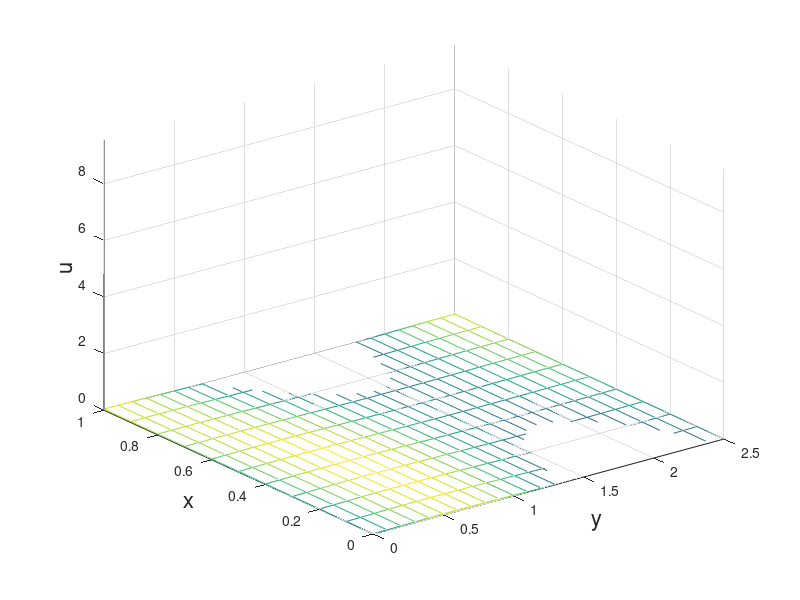
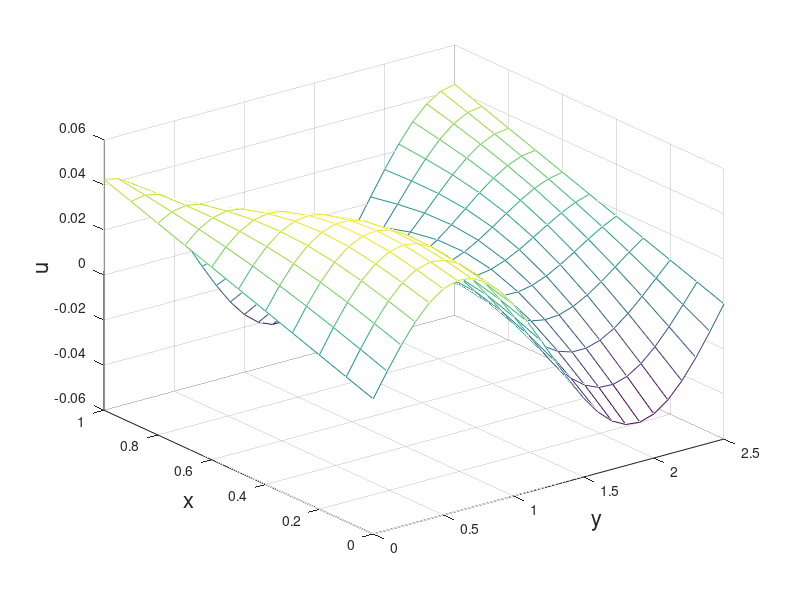

These charts were generated, in order, by the following MATLAB code: (Note: a time limit stopped this script after it produced the figures.)
% HW15 Problem 1
%
% Solve the 2D IBVP using the simple explicit method

%% parameters
pb = 1; % whether to plot intermediate solution
t0 = 0.0;
tf = 0.5;
h = 0.1; % one at a time!
k = 0.002;
r = k/h^2;
% domain
ymax = 2.5;
y = (0:h:ymax)';
x = (0:h:1)';
M = length(x); 
N = length(y);
t = (t0:k:tf)';
% initial distribution
[xx,yy] = meshgrid(x,y);
u0 = 10.*sin(pi.*xx).*sin(pi.*yy./ymax)+sin(2*pi.*yy./ymax).*(1-xx)+cos(2*pi.*yy./ymax).*xx;
% boundaries
g00 = @(t) sin(2*pi.*y./ymax).*exp(-(2*pi/ymax)^2*t); % x at 0
g10 = @(t) cos(2*pi.*y./ymax).*exp(-(2*pi/ymax)^2*t); % x at 1
g01 = @(t) x.*exp(-(2*pi/ymax)^2*t); % y at 0
g11 = @(t) x.*exp(-(2*pi/ymax)^2*t); % y at ymax

u = u0;

%% solving loop

if pb
    figure(15020101); % for watching solution
    mesh(yy,xx,u0);
    xlabel('y','FontSize',16);
    ylabel('x','FontSize',16);
    zlabel('u','FontSize',16);
    zlim([0,max(max(u0))]);
end

for i=2:length(t)
    disp(t(i));
    % first set the size of unew
    unew = zeros(N,M);
    % take the middle of the matrix
    umid = u(2:end-1,2:end-1);
    % update
    % note that the index is (y,x)
    % such that (1:end-2,2:end-1) grabs from 0 boundary in y
    unew(2:end-1,2:end-1) = (1-4*r).*umid...
        +r.*u(1:end-2,2:end-1)+r.*u(3:end,2:end-1)... % shifted in y
        +r.*u(2:end-1,1:end-2)+r.*u(2:end-1,3:end); % shifted in x
    unew(:,1) = g00(t(i));
    unew(:,end) = g10(t(i));
    unew(1,:) = g01(t(i));
    unew(end,:) = g11(t(i));
    
    % check minimax prinicple
    % if max(unew) > max(u0)
    %     fprintf('your solution is behaving badly\n')
    %     break
    % end
    
    u = unew;
    
    if pb
        figure(15020101); % for watching solution
        mesh(yy,xx,u);
        zlim([0,max(max(u0))]);
        xlabel('y','FontSize',16);
        ylabel('x','FontSize',16);
        zlabel('u','FontSize',16);
        pause(.01);
    end
end


%% plotting
figure(15020201);
clf;
mesh(yy,xx,u);
xlabel('y','FontSize',16);
ylabel('x','FontSize',16);
zlabel('u','FontSize',16);

uexact = 10.*sin(pi.*xx).*sin(pi.*yy./ymax).*exp(-(1+1/ymax^2)*pi^2*tf)+(sin(2*pi.*yy./ymax).*(1-xx)+cos(2*pi.*yy./ymax).*xx).*exp(-(2*pi/ymax)^2*tf);y

% compare to exact
figure(15020301);
clf;
mesh(yy,xx,uexact-u);
xlabel('y','FontSize',16);
ylabel('x','FontSize',16);
zlabel('u','FontSize',16);
